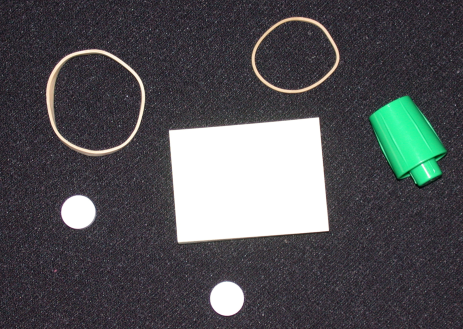
%> input picture 数字图像处理/ass3/asset/image/rubberband_cap.png, 463 x 329 px
$ octave edge_test.m   (GNU Octave 9; MATLAB toolbox functions it lacks are replaced by stand-ins)
%> lines starting %> are read from the running program, lines starting %| are printed output that depends on the picture; in (x1, y1, x2, y2) boxes, pixels count from 0 and x2, y2 are one past the last pixel; in counts of white or black regions, pixels touching at a corner belong together; the program's own positions count from 1
### 数字图像处理/ass3/code/my_edge.m
function output = my_edge(input_image)
%in this function, you should finish the edge detection utility.
%the input parameter is a matrix of a gray image
%the output parameter is a matrix contains the edge index using 0 and 1
%the entries with 1 in the matrix shows that point is on the edge of the
%image
%you can use different methods to complete the edge detection function
%the better the final result and the more methods you have used, you will get higher scores

%考虑不同的sima保留共同的零交叉点实现边缘细化
    process_way = 'sobel';
    if strcmp(process_way,'Marr')%尝试高级边缘检测
        figure;subplot(1,3,1);imshow(input_image);title('原图');
        [X,Y] = size(input_image);
        myedge1 = zeros(X,Y);myedge2 = zeros(X,Y);
        %尝试不同的sigma
        for times = 1:3
            temp = zeros(X,Y);
            sigma = 0.5*times+0.5;
            f_size = ceil(sigma * 6);
            if mod(f_size,2) == 0
                f_size = f_size + 1;
            end
            %模板大小是大于等于6sigma的最小奇数
            %方法一：先高斯滤波，后拉普拉斯滤波
            my_filter = fspecial('gaussian',f_size,sigma);
            I = imfilter(input_image,my_filter,'conv','replicate','same');
            my_filter = fspecial('laplacian');
            I = imfilter(I,my_filter,'conv','replicate','same');
            data = imhist(I); %利用imhist函数得到各灰度值像素点的数目
            [length,~] = size(data);%得到data的长度length
            for i=2:length
                data(i) = data(i-1) + data(i); %累加，计算后data(i)表示灰度值小于等于i-1的像素点数总和
                if data(i) >= numel(I) * 0.97
                    high = i / length * max(max(I));
                    break;
                end
            end
            threshold = high * 2;
            for x=2:X-1
                for y=2:Y-1
                    if judge1(I,x,y,threshold) == 1
                        temp(x,y) = 1;
                    elseif I(x,y) == 0
                        if judge2(I,x,y,threshold) == 1
                            temp(x,y) = 1;
                        end
                    end
                end
            end
            if times == 1
                myedge1 = temp;
            else
                myedge1 = myedge1 .* temp; %保留共同的零交叉
            end
            %方法二：直接用log滤波器进行卷积
            temp = zeros(X,Y);
            my_filter = fspecial('log',f_size,sigma);
            my_filter = my_filter - sum(my_filter(:))/numel(my_filter);
            I = imfilter(input_image,my_filter,'conv','replicate','same');
            data = imhist(I); %利用imhist函数得到各灰度值像素点的数目
            [length,~] = size(data);%得到data的长度length
            for i=2:length
                data(i) = data(i-1) + data(i); %累加，计算后data(i)表示灰度值小于等于i-1的像素点数总和
                if data(i) >= numel(I) * 0.97
                    high = i / length * max(max(I));
                    break;
                end
            end
            threshold = high * 2;
            for x=2:X-1
                for y=2:Y-1
                    if judge1(I,x,y,threshold) == 1
                        temp(x,y) = 1;
                    elseif I(x,y) == 0
                        if judge2(I,x,y,threshold) == 1
                            temp(x,y) = 1;
                        end
                    end
                end
            end
            if times == 1
                myedge2 = temp;
            else
                myedge2 = myedge2 .* temp; %保留共同的零交叉
            end
        end
        subplot(1,3,2);imshow(myedge1);title('方法一');
        subplot(1,3,3);imshow(myedge2);title('方法二');
        myedge = myedge2;
    elseif strcmp(process_way,'Canny')
        sigma = 0.85;
        f_size = ceil(sigma * 6);
        if mod(f_size,2) == 0
            f_size = f_size + 1;
        end
        filter = fspecial('gaussian',f_size,sigma);
        I = imfilter(input_image, filter,'conv','replicate','same');
        I = NMS(I);
        data = imhist(I); %利用imhist函数得到各灰度值像素点的数目
        [length,~] = size(data);%得到data的长度length
        for i=2:length
            data(i) = data(i-1) + data(i); %累加，计算后data(i)表示灰度值小于等于i-1的像素点数总和
            if data(i) >= numel(I) * 0.97
                high = i / length * max(max(I));
                break;
            end
        end
        low_T = high * 0.3;
        myedge = process_ther(I,low_T);
    else
    %尝试基本边缘检测
        figure;subplot(1,3,1);imshow(input_image);title('原图');
        myedge = process(input_image,process_way,0);
        subplot(1,3,2);imshow(myedge);title('卷积结果(不预先平滑)');
        myedge = process(input_image,process_way,1);
        subplot(1,3,3);imshow(myedge);title('卷积结果(预先平滑)');
        [X,Y] = size(myedge);
        %在这里取97%后取max
        data = imhist(myedge); %利用imhist函数得到各灰度值像素点的数目
        [length,~] = size(data);%得到data的长度length
        for i=2:length
            data(i) = data(i-1) + data(i); %累加，计算后data(i)表示灰度值小于等于i-1的像素点数总和
            if data(i) >= numel(myedge) * 0.97
                high = i / length * max(max(myedge));
                break;
            end
        end
        switch process_way
            case 'sobel'
                threshold = high * 0.18;
            case 'lpls'
                threshold = high * 0.6;
            case 'roberts'
                threshold = high * 0.8;
            case 'prewitt'
                threshold = high * 0.28;
            case 'Frei-Chen'
                threshold = high * 0.6;
        end
        for x = 1:X
            for y = 1:Y
               if myedge(x,y) > threshold
                    myedge(x,y) = 1;
                else
                    myedge(x,y) = 0;
                end
            end
        end

%         switch process_way
%             case 'sobel'
%                 threshold = high * 0.05;%0.1 * high;
%             case 'lpls'
%                 threshold = high;%0.25 * high;
%             case 'roberts'
%                 threshold = high;%1.2 * high;
%             case 'prewitt'
%                 threshold = high;%0.3 * high;
%             case 'Frei-Chen'
%                 threshold = high;%0.35 * high;
%         end
%         myedge = process_ther(NMS(myedge),threshold);
    end
    output = double(myedge);

function [output] = process(I,operator,smooth)
    [X,Y] = size(I);
    output = zeros(X,Y); %算子卷积后的结果与原图像大小保持一致
    if smooth
        my_filter = fspecial('gaussian',3,2);
        I = imfilter(I,my_filter,'conv','replicate','same');
    end
    switch operator
        case 'sobel'
            op_x = [[1,0,-1];[2,0,-2];[1,0,-1]];
            op_y = [[1,2,1];[0,0,0];[-1,-2,-1]];%翻转180°后的结果
        case 'lpls'
            op = [[1,1,1];[1,-8,1];[1,1,1]]; %拉普拉斯算子对角线形式
        case 'roberts'
            op_x = [[0,0,0];[0,-1,0];[0,0,1]];
            op_y = [[0,0,0];[0,0,-1];[0,1,0]];%翻转180°后的结果，多的0行和0列是展位用的
        case 'prewitt'
            op_x = [[-1,0,1];[-1,0,1];[-1,0,1]];
            op_y = [[-1,-1,-1];[0,0,0];[1,1,1]];%翻转180°后的结果
        case 'Frei-Chen'
            op_x = [[1,sqrt(2),1];[0,0,0];[-1,-sqrt(2),-1]]/(2*sqrt(2));
            op_y = [[-1,0,1];[-sqrt(2),0,sqrt(2)];[-1,0,1]]/(2*sqrt(2));%翻转180°后的结果
    end
    I_padding = zeros(X+2,Y+2); %先复制外边界值做padding
    I_padding(2:X+1,2:Y+1) = I;
    I_padding(1,2:Y+1) = I(1,1:Y);
    I_padding(1:X+1,Y+2) = I_padding(1:X+1,Y+1);
    I_padding(X+2,2:Y+2) = I_padding(X+1,2:Y+2);
    I_padding(1:X+2,1) = I_padding(1:X+2,2);
    if strcmp(operator,'lpls')
        for i = 2:(X+1)
            for j = 2:(Y+1)
                current = I_padding((i-1):(i+1),(j-1):(j+1));
                output(i-1,j-1) = sum(sum(op .* current));

            end
        end
    else
        for i = 2:(X+1)
            for j = 2:(Y+1)
                current = I_padding((i-1):(i+1),(j-1):(j+1));
                dx = sum(sum(op_x .* current));
                dy = sum(sum(op_y .* current));
                output(i-1,j-1) = sqrt(dx^2 + dy^2);
            end
        end
    end

% [130 lines left out: functions NMS, process_ther, judge1, judge2, not called in this run]

### 数字图像处理/ass3/code/my_edgelinking.m
function output = my_edgelinking(binary_image, row, col)
% [42 lines of commented-out code are left out]
    global dfs_res;
    global dfs_current;
    global I;
    dfs_res = [];
    dfs_current = 1;
    I = binary_image;
    dfs(row,col);
    output = dfs_res;

function dfs(row,col)
    global dfs_res;
    global dfs_current;
    global I;
    [X,Y] = size(I);
    dfs_res(dfs_current,1) = row;
    dfs_res(dfs_current,2) = col;
    dfs_current = dfs_current + 1;
    I(row,col) = 0;
    for x=row-1:row+1
        for y=col-1:col+1
            if x>0 && x<=X && y>0 && y<=Y
                if I(x,y) == 1
                    dfs(x,y);
                end
            end
        end
    end
    dfs_res(dfs_current,1) = row;
    dfs_res(dfs_current,2) = col;
    dfs_current = dfs_current + 1;

% [126 lines left out: functions trace, max_distance, process, not called in this run]


### 数字图像处理/ass3/code/edge_test.m
%DIP16 Assignment 2
%Edge Detection
%In this assignment, you should build your own edge detection and edge linking
%function to detect the edges of a image.
%Please Note you cannot use the build-in matlab edge and bwtraceboundary function
%We supply four test images, and you can use others to show your results for edge
%detection, but you just need do edge linking for rubberband_cap.png.
clc; clear all;
% Load the test image
imgTest = im2double(imread('../image/rubberband_cap.png'));
imgTestGray = rgb2gray(imgTest);
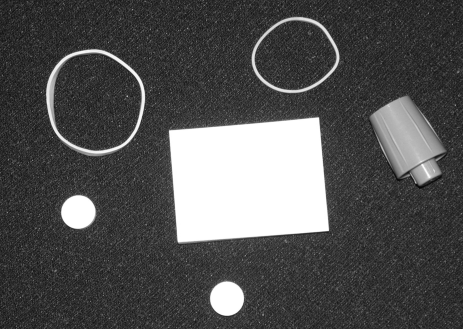
%> imgTestGray: size 329x463 double; min 0.0216, max 1, mean 0.323
%now call your function my_edge, you can use matlab edge function to see
%the last result as a reference first
img_edge = my_edge(imgTestGray);
%> after the loop in process, `for i = 2:(X+1)`:
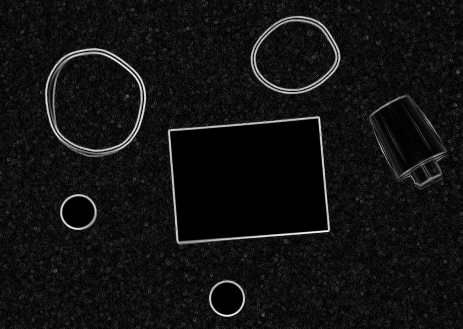
%> output: size 329x463 double; min 0, max 3.43, mean 0.248; drawn with min black and max white
%> in my_edge, `imshow(myedge)`:
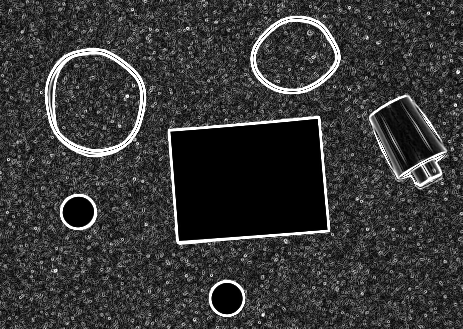
%> displayed picture: size 329x463, on the screen's scale of 0 to 255; min 0, max 255, mean 54.7
%> call 2 of process, with operator = 'sobel', smooth = 1
%> in process (call 2), `I_padding(1:X+2,1) = I_padding(1:X+2,2);`:
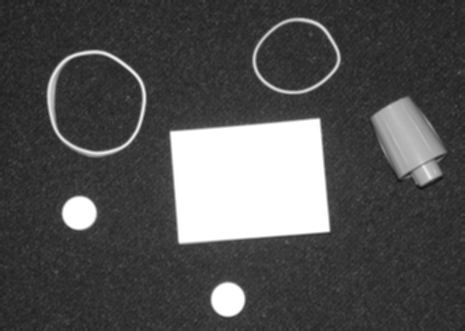
%> I_padding: size 331x465 double; min 0.0667, max 1, mean 0.322
%> after the loop in process (call 2), `for i = 2:(X+1)`:
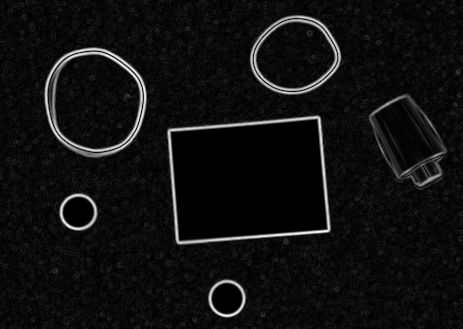
%> output: size 329x463 double; min 0, max 2.28, mean 0.146; drawn with min black and max white
%> in my_edge, `imshow(myedge)`:
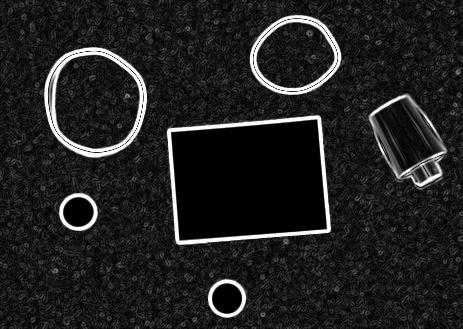
%> displayed picture: size 329x463, on the screen's scale of 0 to 255; min 0, max 255, mean 32.4
%> in my_edge, `data = imhist(myedge);`: data = 256 values, max 16481 at index 1, min 9 at index 214, mean 595
%> after the loop in my_edge, `for i=2:length`: data = 256 values from 16481 to 152327; high = 2.28
%> in my_edge, `threshold = high * 0.18;`: threshold = 0.41
%> after the loop in my_edge, `for x = 1:X`:
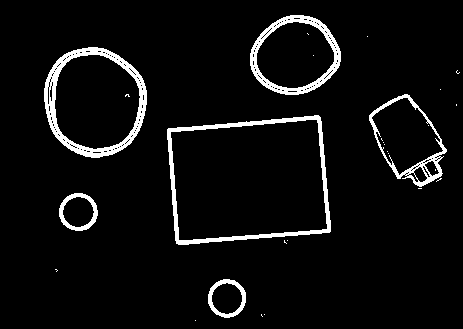
%> myedge: size 329x463 double; values 0 (black) and 1 (white), 5.4% white; 28 white regions (22 under 20 px), largest, box (x1, y1, x2, y2) and area: (44, 47, 147, 158) 2408, (167, 115, 331, 245) 2215, (250, 15, 341, 95) 1630, (369, 94, 447, 187) 1065, (59, 193, 98, 231) 462, (208, 279, 246, 318) 455
% figure; clf;
% imshow(img_edge);
% img_edge = edge(imgTestGray);
%edge默认有边缘细化
figure; clf;
imshow(img_edge);
background = im2bw(imgTest, 1);
%> background: size 329x463 logical; every value is 0
imshow(background);
% using imtool, you select a object boundary to trace, and choose
% an appropriate edge point as the start point
imtool(img_edge);
% now call your function my_edgelinking, you can use matlab bwtraceboundary
% function to see the last result as a reference first. please trace as many
% different object boundaries as you can, and choose different start edge points.
% Bxpc = bwtraceboundary(img_edge, [126,229], 'N');
Bxpc = my_edgelinking(img_edge, 128, 203);
%> the run ends on the next line

$ run again, with 数字图像处理/ass3/asset/image/c.jpg saved as 数字图像处理/ass3/asset/image/rubberband_cap.png
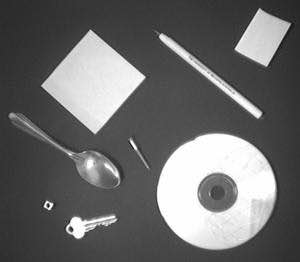
%> input picture 数字图像处理/ass3/asset/image/c.jpg, 300 x 262 px
%> in my_edge, `data = imhist(myedge);`: data = 256 values, max 11291 at index 5, min 10 at index 231, mean 307
%> after the loop in my_edge, `for i=2:length`: data = 256 values from 6355 to 78600; high = 2.08
%> threshold = 0.374
%> after the loop in my_edge, `for x = 1:X`:
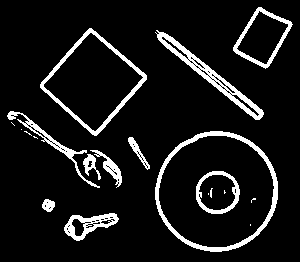
%> myedge: size 262x300 double; values 0 (black) and 1 (white), 9.4% white; 20 white regions (9 under 20 px), largest, box (x1, y1, x2, y2) and area: (155, 131, 278, 252) 1627, (155, 30, 264, 120) 1299, (40, 28, 147, 136) 1166
%> background: size 262x300 logical; every value is 0
%> `Bxpc = my_edgelinking(img_edge, 128, 203);`: Bxpc = [128 203; 128 203]
%> `Bxpc = my_edgelinking(img_edge, 282, 224);`: Bxpc = [282 224; 282 224]
%> `plot(Bxpc(:,2), Bxpc(:,1), 'c', 'LineWidth', 1);`:
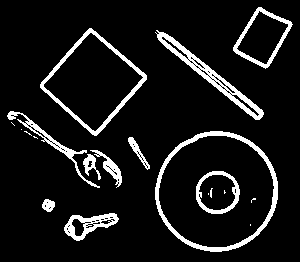
%> figure redrawn from the program's plot data
